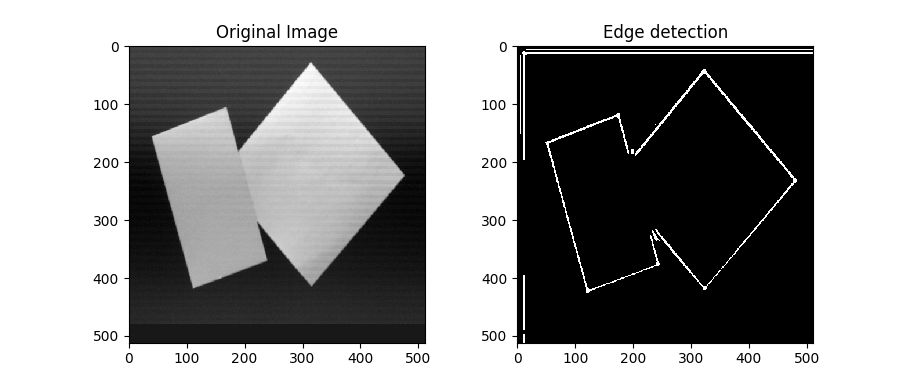
#> input picture Homework6/HW6_R08631020 Program folder/data/hough1.png, 919 x 385 px, given in place of clock1.JPG, which was not available
$ python test_wavelet.py   (older library calls are emulated)
#> lines starting #> are read from the running program, lines starting #| are printed output that depends on the picture; pictures that were not available may be replaced by others from this repository, and a replacement may not be noted
import numpy as np
import matplotlib.pyplot as plt
import utils


# harr basic
harr_scale = np.array([1, 1]) / np.sqrt(2)
harr_wavel = np.array([1, -1]) / np.sqrt(2)
harr_scale_r = np.flip(harr_scale)
harr_wavel_r = np.flip(harr_wavel)


def wavelet1D(data):
    data = np.array([1, 4, -3, 0])
    n2 = 2

    # wavelet
    result = []
    for i in range(n2):
        result.append(np.convolve(data, harr_wavel_r)[1::2])
        data = np.convolve(data, harr_scale_r)[1::2]
    result.append(data)
    result = np.concatenate(list(reversed(result)))
    print(result)

    # inverse wavelet
    data = result
    data_ori = data[0]
    data = data[1:]
    for i in range(n2):
        wavel = np.zeros(2 ** (i + 1))
        wavel[0::2] = data[:2 ** i]
        scale = np.zeros(2 ** (i + 1))
        scale[0::2] = data_ori
        data_ori = np.convolve(wavel, harr_wavel)[:-1] + \
                   np.convolve(scale, harr_scale)[:-1]
        data = data[2 ** i:]

    print(data_ori)


def padTo2(img):
    s = np.array(2 ** np.ceil(np.log2(img.shape)), dtype=np.int)
    a = (s - img.shape) // 2
    return np.pad(img, list(zip(a, (s - img.shape) - a)))


def convolve(data, f):
    return np.stack([np.convolve(d, f) for d in data])


def wavelet2D(data, depth):
    if not depth:
        return data
    # by column
    scale = convolve(data.T, harr_scale_r)[:, 1::2].T
    wavel = convolve(data.T, harr_wavel_r)[:, 1::2].T

    # by row
    scale_scale = convolve(scale, harr_scale_r)[:, 1::2]
    wavel_h     = convolve(scale, harr_wavel_r)[:, 1::2]
    wavel_v     = convolve(wavel, harr_scale_r)[:, 1::2]
    wavel_wavel = convolve(wavel, harr_wavel_r)[:, 1::2]

    # recursion
    scale_scale = wavelet2D(scale_scale, depth - 1)
    return np.vstack([np.hstack([scale_scale, wavel_h]),
                      np.hstack([wavel_v, wavel_wavel])])


def upSample(data):
    z = np.zeros([data.shape[0], data.shape[1] * 2])
    z[:, ::2] = data
    return z


def wavelet2DInv(data, depth):
    if not depth:
        return data
    h, w = np.array(data.shape) // 2
    # recursion
    scale_scale = wavelet2DInv(data[:h, :w], depth - 1)

    # by row
    scale_scale = convolve(upSample( scale_scale), harr_scale)[:, :-1]
    wave_h      = convolve(upSample(data[:h, w:]), harr_wavel)[:, :-1]
    wave_v      = convolve(upSample(data[h:, :w]), harr_scale)[:, :-1]
    wavel_wavel = convolve(upSample(data[h:, w:]), harr_wavel)[:, :-1]

    # by column
    scale = convolve(upSample((scale_scale + wave_h).T), harr_scale)[:, :-1].T
    wavel = convolve(upSample((wavel_wavel + wave_v).T), harr_wavel)[:, :-1].T
    return wavel + scale


img = plt.imread("data/part2/set1/clock1.JPG")[:, :, 0] / 255
#> img: shape (385, 919) float32; min 0, max 0.00392, mean 0.00232
img = img[:256, :256]
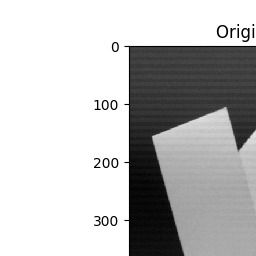
#> img: shape (256, 256) float32; min 0, max 0.00392, mean 0.00294; drawn with min black and max white
data = padTo2(img)
print(data.shape)
#| (256, 256)

n = data.shape[0]
#> n = 256
n2 = 2

# wavelet
wave_img = wavelet2D(data, 1)
#> in wavelet2D, `wavel = convolve(data.T, harr_wavel_r)[:, 1::2].T`:
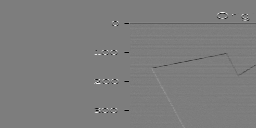
#> wavel: shape (128, 256) float64; min -0.00262, max 0.00271, mean -3.53e-06; drawn with min black and max white
#> in wavelet2D, `return np.vstack([np.hstack([scale_scale, wavel_h]), np.hstack([wavel_..`:
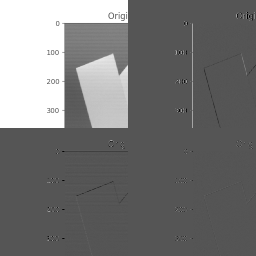
#> returned value: shape (256, 256) float64; min -0.00392, max 0.00784, mean 0.00147; drawn with min black and max white
print(wave_img.shape)
#| (256, 256)
# wave_img[:128, :128] = 0
restore_img = wavelet2DInv(wave_img, 1)
#> in upSample, `z[:, ::2] = data`:
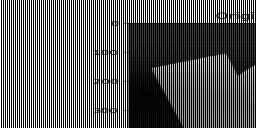
#> z: shape (128, 256) float64; min 0, max 0.00784, mean 0.00294; drawn with min black and max white
#> in wavelet2DInv, `scale_scale = convolve(upSample( scale_scale), harr_scale)[:, :-1]`:
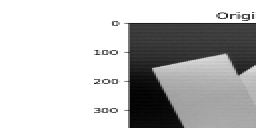
#> scale_scale: shape (128, 256) float64; min 8.16e-05, max 0.00555, mean 0.00415; drawn with min black and max white
#> in upSample (call 5), `z[:, ::2] = data`:
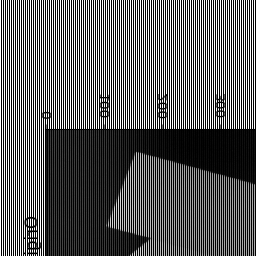
#> z: shape (256, 256) float64; min 0, max 0.00555, mean 0.00208; drawn with min black and max white
#> in convolve (call 12), `return np.stack([np.convolve(d, f) for d in data])`:
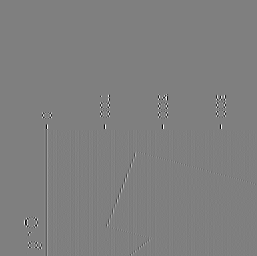
#> returned value: shape (256, 257) float64; min -0.00191, max 0.00191, mean 4.17e-24; drawn with min black and max white
print(restore_img.shape)
#| (256, 256)

# plt.imshow(wave_img, cmap="gray")
plt.subplot(121)
plt.title("Original img")
plt.imshow(data, cmap="gray")
plt.subplot(122)
plt.title("Wavelet transform image highpass")
# plt.imshow(restore_img, cmap="gray")
plt.imshow(wave_img, cmap="gray")
plt.show()

data = img
n = 4
n2 = 2

$ run again, on Homework6/HW6_R08631020 Program folder/data/hough2.png
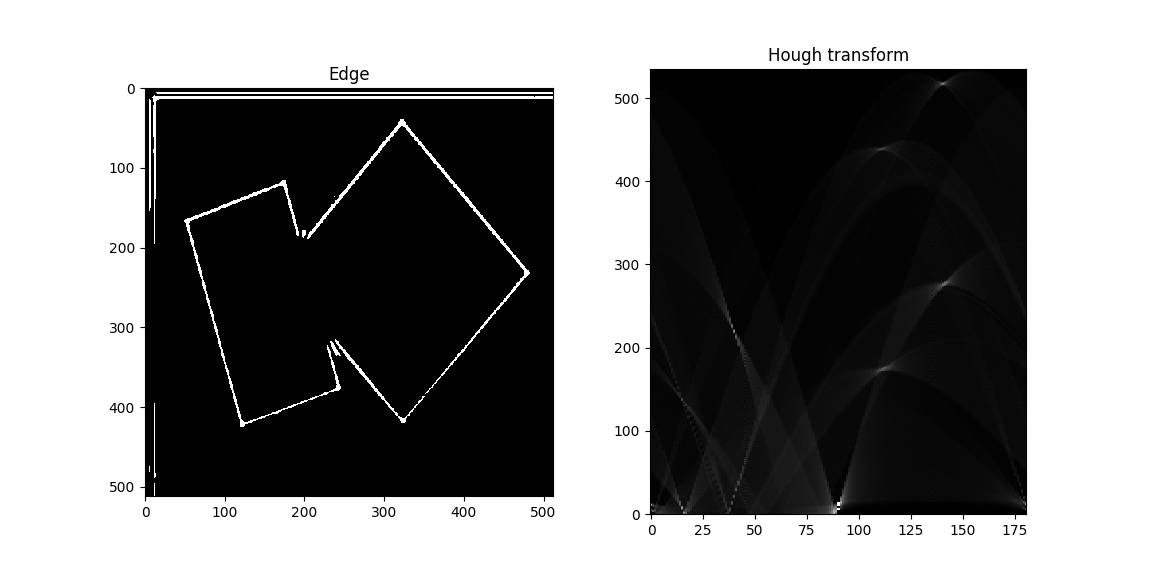
#> input picture Homework6/HW6_R08631020 Program folder/data/hough2.png, 1158 x 578 px, given in place of clock1.JPG, which was not available
#| (256, 256)
#| (256, 256)
#> in wavelet2DInv, `wave_h      = convolve(upSample(data[:h, w:]), harr_wavel)[:, :-1]`:
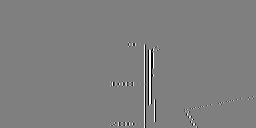
#> wave_h: shape (128, 256) float64; min -0.00277, max 0.00277, mean 0; drawn with min black and max white
#> z: shape (256, 256) float64
#> in convolve (call 11), `return np.stack([np.convolve(d, f) for d in data])`:
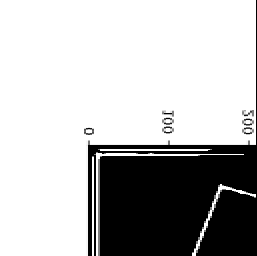
#> returned value: shape (256, 257) float64; min 0, max 0.00392, mean 0.00286; drawn with min black and max white
#| (256, 256)
